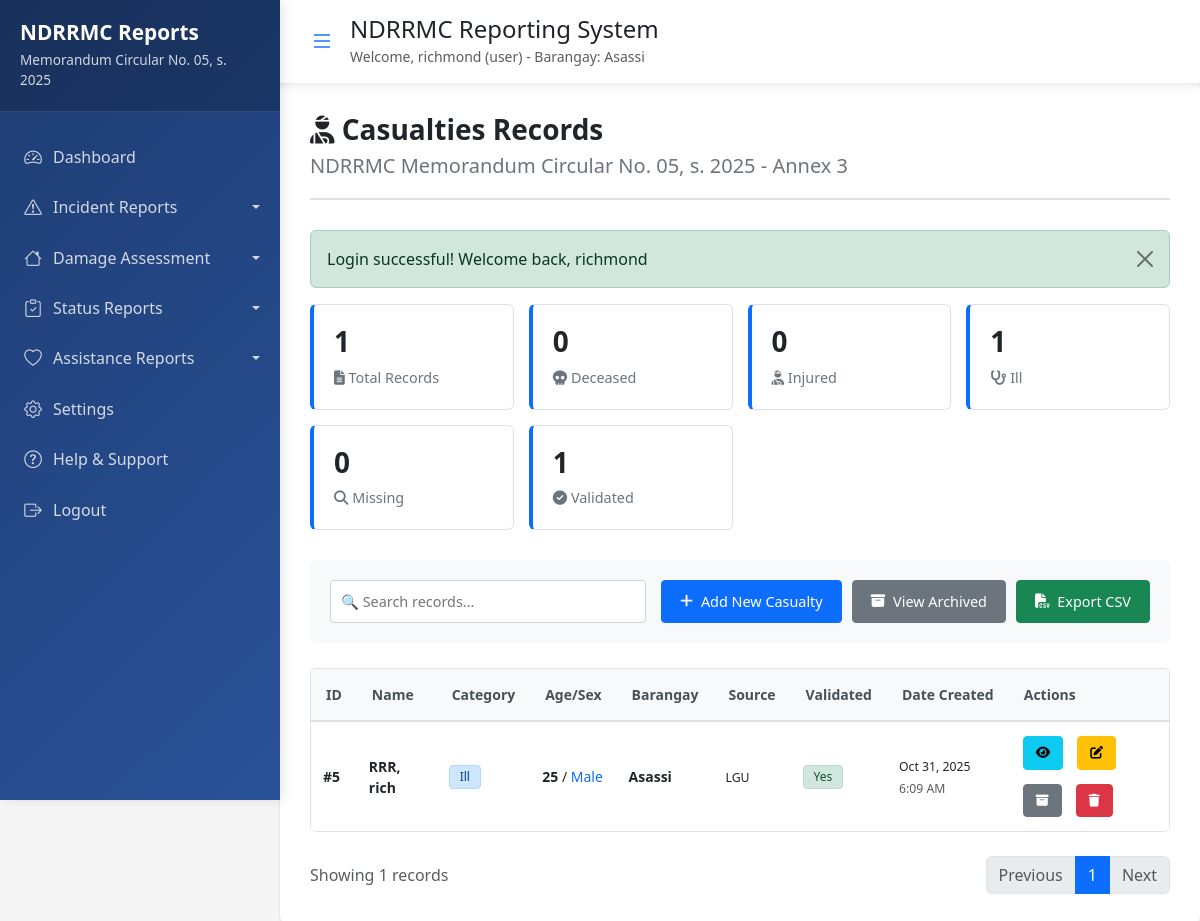
The page /public/annex3_records.php (signed in) on the database its author committed.
### tables this page shows
CREATE TABLE `annex3_casualties` (
  `id` int(11) NOT NULL,
  `region` varchar(100) NOT NULL DEFAULT 'REGION II',
  `province` varchar(100) NOT NULL DEFAULT 'CAGAYAN',
  `city` varchar(100) NOT NULL DEFAULT 'BAGGAO',
  `barangay` varchar(100) NOT NULL,
  `category` enum('Dead','Injured','Ill','Missing') NOT NULL,
  `surname` varchar(100) NOT NULL,
  `first_name` varchar(100) NOT NULL,
  `middle_name` varchar(100) DEFAULT NULL,
  `age` tinyint(3) UNSIGNED NOT NULL,
  `sex` enum('Male','Female') NOT NULL,
  `address` varchar(255) NOT NULL,
  `cause` text NOT NULL,
  `remarks` text DEFAULT NULL,
  `source` enum('MDM Cluster','LGU','DOH','PNP','BFAR','Other') NOT NULL,
  `validated` enum('Yes','No') NOT NULL,
  `is_archived` tinyint(1) DEFAULT 0,
  `created_by` int(11) NOT NULL,
  `created_at` timestamp NOT NULL DEFAULT current_timestamp(),
  `updated_at` timestamp NOT NULL DEFAULT current_timestamp() ON UPDATE current_timestamp(),
  `updated_by` int(11) DEFAULT NULL
);

### public/annex3_records.php (the view, shortened to what this page needs)
<?php
require_once '../includes/config.php';
require_once '../includes/functions.php';
require_once '../includes/auth.php';
$is_admin = ($_SESSION['user_role'] === 'admin');
if ($is_admin) {
    $stmt = db_query("
        SELECT a.*, u.full_name, u.barangay as user_barangay
        FROM annex3_casualties a
        LEFT JOIN users u ON a.created_by = u.id
        WHERE (a.is_archived = 0 OR a.is_archived IS NULL)
        ORDER BY a.created_at DESC
    ");
} else {
    $stmt = db_query("
        SELECT * FROM annex3_casualties
        WHERE created_by = ? AND (is_archived = 0 OR is_archived IS NULL)
        ORDER BY created_at DESC
    ", [$_SESSION['user_id']]);
}
$records = $stmt->fetchAll();
$total_records = count($records);
$total_dead = 0;
$total_injured = 0;
$total_ill = 0;
$total_missing = 0;
$total_validated = 0;
foreach ($records as $record) {
    switch ($record['category']) {
        case 'Ill': $total_ill++; break;
    }
    if ($record['validated'] === 'Yes') {
        $total_validated++;
    }
}
?>
<link rel="stylesheet" href="https://cdn.jsdelivr.net/npm/bootstrap-icons@1.10.0/font/bootstrap-icons.css">
<link href="https://cdnjs.cloudflare.com/ajax/libs/font-awesome/6.4.0/css/all.min.css" rel="stylesheet">
<div class="records-container">
    <div class="header-section">
        <h1><i class="fas fa-user-injured"></i> Casualties Records</h1>
        <h2>NDRRMC Memorandum Circular No. 05, s. 2025 - Annex 3</h2>
    </div>
    <div class="stats-cards" id="statsCards">
        <div class="stat-card">
            <h3><?php echo $total_records; ?></h3>
            <p><i class="fas fa-file-alt"></i> Total Records</p>
        </div>
        <div class="stat-card">
            <h3><?php echo number_format($total_dead); ?></h3>
            <p><i class="fas fa-skull"></i> Deceased</p>
        </div>
        <div class="stat-card">
            <h3><?php echo number_format($total_injured); ?></h3>
            <p><i class="fas fa-user-injured"></i> Injured</p>
        </div>
        <div class="stat-card">
            <h3><?php echo number_format($total_ill); ?></h3>
            <p><i class="fas fa-stethoscope"></i> Ill</p>
        </div>
        <div class="stat-card">
            <h3><?php echo number_format($total_missing); ?></h3>
            <p><i class="fas fa-search"></i> Missing</p>
        </div>
        <div class="stat-card">
            <h3><?php echo number_format($total_validated); ?></h3>
            <p><i class="fas fa-check-circle"></i> Validated</p>
        </div>
    </div>
    <div class="action-section">
        <div class="search-box">
            <input type="text" id="searchInput" placeholder="🔍 Search records..." onkeyup="searchRecords()">
        </div>
        <div class="action-buttons">
            <a href="annex3.php" class="btn-custom btn-primary-custom">
                <i class="fas fa-plus"></i> Add New Casualty
            </a>
            <a href="annex3_archived.php" class="btn-custom btn-secondary-custom">
                <i class="fas fa-archive"></i> View Archived
            </a>
            <button onclick="exportToCSV()" class="btn-custom btn-success-custom">
                <i class="fas fa-file-csv"></i> Export CSV
            </button>
        </div>
    </div>
    <div class="table-container" id="tableContainer">
        <table class="custom-table" id="recordsTable">
            <thead>
                <tr>
                    <th>ID</th>
                    <th>Name</th>
                    <th>Category</th>
                    <th>Age/Sex</th>
                    <th>Barangay</th>
                    <th>Source</th>
                    <th>Validated</th>
                    <th>Date Created</th>
                    <th>Actions</th>
                </tr>
            </thead>
            <tbody class="table-content" id="tableContent">
                <?php if (empty($records)): ?>
                    <tr>
                        <td colspan="<?php echo $is_admin ? '10' : '9'; ?>" style="text-align: center; padding: 30px;">
                            <i class="fas fa-user-injured" style="font-size: 3rem; color: #ccc;"></i>
                            <p style="color: #6c757d; margin-top: 15px;">No casualties records found.</p>
                            <a href="annex3.php" class="btn-custom btn-primary-custom" style="margin-top: 15px;">
                                <i class="fas fa-plus"></i> Create First Record
                            </a>
                        </td>
                    </tr>
                <?php else: ?>
                    <?php foreach ($records as $record): ?>
                        <tr>
                            <td><strong>#<?php echo $record['id']; ?></strong></td>
                            <td>
                                <strong><?php echo htmlspecialchars($record['surname']) ?>, <?php echo htmlspecialchars($record['first_name']) ?></strong>
                            </td>
                            <td>
                                <?php
                                $badge_class = match($record['category']) {
                                    'Dead' => 'badge-dead',
                                    'Injured' => 'badge-injured',
                                    'Ill' => 'badge-ill',
                                    'Missing' => 'badge-missing',
                                    default => 'badge-secondary'
                                };
                                ?>
                                <span class="badge <?php echo $badge_class; ?>">
                                    <?php echo htmlspecialchars($record['category']); ?>
                                </span>
                            </td>
                            <td>
                                <strong><?php echo $record['age']; ?></strong> /
                                <span class="<?php echo $record['sex'] === 'Male' ? 'text-primary' : 'text-danger'; ?>">
                                    <?php echo $record['sex']; ?>
                                </span>
                            </td>
                            <td><strong><?php echo htmlspecialchars($record['barangay'] ?? $record['user_barangay'] ?? 'N/A'); ?></strong></td>
                            <td><small><?php echo htmlspecialchars($record['source']); ?></small></td>
                            <td>
                                <span class="badge <?php echo $record['validated'] === 'Yes' ? 'badge-validated' : 'badge-not-validated'; ?>">
                                    <?php echo $record['validated']; ?>
                                </span>
                            </td>
                            <td>
                                <small><?php echo date('M j, Y', strtotime($record['created_at'])); ?></small>
                                <br><small class="text-muted"><?php echo date('g:i A', strtotime($record['created_at'])); ?></small>
                            </td>
                            <td>
                                <div class="action-buttons">
                                    <button class="btn btn-table btn-view" onclick="viewRecord(<?php echo $record['id']; ?>)" title="View Details">
                                        <i class="fas fa-eye"></i>
                                    </button>
                                    <button class="btn btn-table btn-edit" onclick="editRecord(<?php echo $record['id']; ?>)" title="Edit Record">
                                        <i class="fas fa-edit"></i>
                                    </button>
                                    <form method="POST" style="display: inline;" onsubmit="return confirmArchive(<?php echo $record['id']; ?>)">
                                        <button type="submit" class="btn btn-table btn-archive" title="Archive Record">
                                            <i class="fas fa-archive"></i>
                                        </button>
                                    </form>
                                    <form method="POST" style="display: inline;" onsubmit="return confirmDelete(<?php echo $record['id']; ?>)">
                                        <button type="submit" class="btn btn-table btn-delete" title="Delete Record">
                                            <i class="fas fa-trash"></i>
                                        </button>
                                    </form>
                                </div>
                            </td>
                        </tr>
                    <?php endforeach; ?>
                <?php endif; ?>
            </tbody>
        </table>
    </div>
    <div class="d-flex justify-content-between align-items-center mt-4">
        <div class="text-muted">
            Showing <?php echo count($records); ?> records
        </div>
        <nav>
            <ul class="pagination mb-0">
                <li class="page-item disabled"><a class="page-link" href="#">Previous</a></li>
                <li class="page-item active"><a class="page-link" href="#">1</a></li>
                <li class="page-item disabled"><a class="page-link" href="#">Next</a></li>
            </ul>
        </nav>
    </div>
</div>
<?php
require_once '../includes/sidenav.php';
?>

### includes/sidenav.php (style rules this page uses)
* { margin: 0; padding: 0; box-sizing: border-box; }
body { margin: 0; padding: 0; overflow-x: hidden; font-family: 'Segoe UI', Tahoma, Geneva, Verdana, sans-serif; background-color: #f5f7fb; }
:root { --primary-color: #0d6efd; --secondary-color: #6c757d; --success-color: #198754; --danger-color: #dc3545; --warning-color: #ffc107; --info-color: #0dcaf0; --light-color: #f8f9fa; --dark-color: #212529; --sidebar-width: 280px; --sidebar-collapsed-width: 70px; }

### public/annex3_records.php (style rules this page uses)
body { background-color: #f5f5f5; padding: clamp(15px, 3vw, 20px); font-family: 'Segoe UI', Tahoma, Geneva, Verdana, sans-serif; }
.records-container { background-color: white; border-radius: 8px; box-shadow: 0 1px 3px rgba(0,0,0,0.12); padding: clamp(20px, 4vw, 30px); margin: 0 auto; width: 100%; max-width: 98vw; }
.header-section { margin-bottom: clamp(25px, 5vw, 30px); padding-bottom: clamp(15px, 3vw, 20px); border-bottom: 2px solid #e0e0e0; }
.header-section h1 { font-size: clamp(1.5rem, 4vw, 1.75rem); font-weight: 600; color: #212529; margin-bottom: clamp(5px, 1.5vw, 8px); }
.header-section h2 { font-size: clamp(1.1rem, 3vw, 1.25rem); color: #6c757d; margin: 0; font-weight: 500; }
.stats-cards { display: grid; grid-template-columns: repeat(auto-fit, minmax(180px, 1fr)); gap: clamp(12px, 2.5vw, 15px); margin-bottom: clamp(25px, 5vw, 30px); }
.stat-card { background-color: #ffffff; border: 1px solid #dee2e6; padding: clamp(15px, 3.5vw, 20px); border-radius: 6px; border-left: 4px solid #0d6efd; transition: box-shadow 0.2s; }
.stat-card h3 { font-size: clamp(1.5rem, 4vw, 1.75rem); margin-bottom: clamp(5px, 1.5vw, 8px); font-weight: 600; color: #212529; }
.stat-card p { margin: 0; color: #6c757d; font-size: clamp(0.85rem, 2.3vw, 0.9rem); }
.action-section { display: flex; flex-wrap: wrap; justify-content: space-between; align-items: center; gap: clamp(10px, 2.5vw, 15px); margin-bottom: clamp(20px, 4vw, 25px); padding: clamp(15px, 3vw, 20px); background-color: #f8f9fa; border-radius: 6px; }
.search-box { flex: 1; min-width: 250px; }
.search-box input { width: 100%; padding: clamp(8px, 2vw, 10px); border: 1px solid #ced4da; border-radius: 4px; font-size: clamp(0.85rem, 2.3vw, 0.9rem); }
.action-buttons { display: flex; gap: clamp(8px, 2vw, 10px); flex-wrap: wrap; }
.btn-custom { padding: clamp(8px, 2vw, 10px) clamp(15px, 3.5vw, 18px); font-size: clamp(0.85rem, 2.3vw, 0.9rem); border-radius: 4px; text-decoration: none; transition: all 0.2s; border: none; cursor: pointer; display: inline-flex; align-items: center; gap: clamp(5px, 1.5vw, 8px); white-space: nowrap; font-weight: 500; }
.btn-primary-custom { background-color: #0d6efd; color: white; border: 1px solid #0d6efd; }
.btn-secondary-custom { background-color: #6c757d; color: white; border: 1px solid #6c757d; }
.btn-success-custom { background-color: #198754; color: white; border: 1px solid #198754; }
.table-container { overflow-x: auto; border-radius: 6px; border: 1px solid #dee2e6; background-color: white; }
.custom-table { width: 100%; border-collapse: collapse; background-color: white; font-size: clamp(0.8rem, 2.2vw, 0.875rem); }
.custom-table thead { background-color: #f8f9fa; border-bottom: 2px solid #dee2e6; }
.custom-table th { padding: clamp(12px, 2.5vw, 15px); text-align: left; font-weight: 600; white-space: nowrap; color: #495057; border-bottom: 2px solid #dee2e6; }
.custom-table tbody tr:last-child td { border-bottom: none; }
.badge { padding: clamp(4px, 1.2vw, 5px) clamp(8px, 2vw, 10px); border-radius: 4px; font-size: clamp(0.7rem, 2vw, 0.75rem); font-weight: 500; white-space: nowrap; }
.badge-ill { background-color: #cce7ff; color: #004085; border: 1px solid #b3d7ff; }
.badge-validated { background-color: #d1e7dd; color: #0f5132; border: 1px solid #badbcc; }
.btn-table { padding: clamp(5px, 1.5vw, 6px) clamp(10px, 2.5vw, 12px); font-size: clamp(0.75rem, 2vw, 0.8rem); border: 1px solid; border-radius: 4px; cursor: pointer; transition: all 0.2s; margin: 2px; font-weight: 500; }
.btn-view { background-color: #0dcaf0; color: #000; border-color: #0dcaf0; }
.btn-edit { background-color: #ffc107; color: #000; border-color: #ffc107; }
.btn-archive { background-color: #6c757d; color: white; border-color: #6c757d; }
.btn-delete { background-color: #dc3545; color: white; border-color: #dc3545; }

### rows shown on the page
annex3_casualties: id "5", surname "RRR", first_name "rich", category "Ill", age "25", sex "Male", barangay "Asassi", source "LGU", validated "Yes", created_at "Oct 31, 2025", created_at "6:09 AM"

### other values the page prints
$_SESSION['full_name'] "richmond"
$_SESSION['user_role'] "user"
$_SESSION['barangay'] "Asassi"
$message "Login successful! Welcome back, richmond"
$total_records "1"
$total_dead "0"
$total_injured "0"
$total_ill "1"
$total_missing "0"
$total_validated "1"
count($records) "1"
